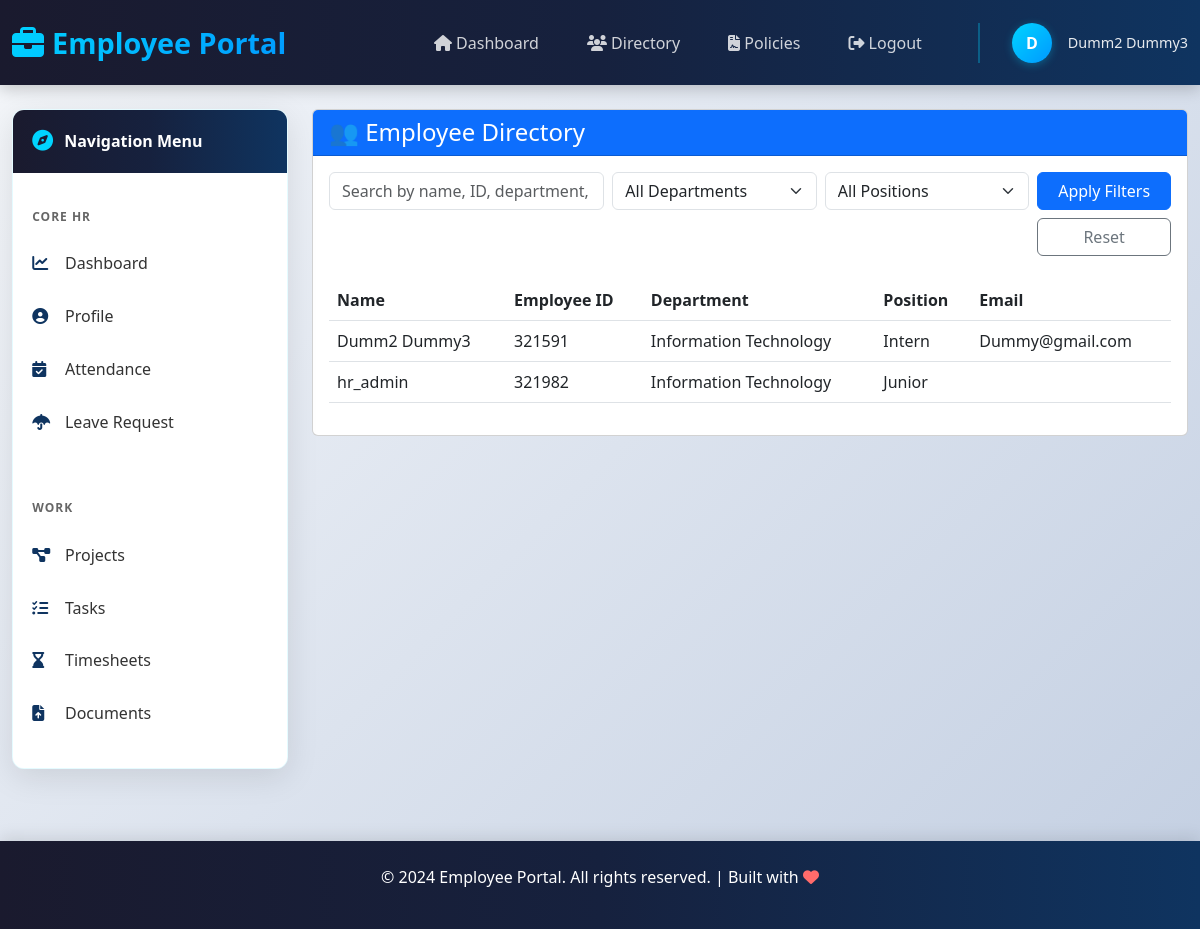
Page /accounts/directory/ (signed in) on the committed database.
### accounts/models.py (models this page shows, shortened)
class CustomUser(AbstractUser):
    ROLE_CHOICES = (
        ('HR', 'HR Admin'),
        ('MANAGER', 'Manager'),
        ('CEO', 'CEO'),
    )
    role = models.CharField(max_length=20, choices=ROLE_CHOICES)

class Employee(models.Model):
    DEPARTMENT_CHOICES = [
        ('HR', 'Human Resources'),
        ('IT', 'Information Technology'),
        ('SALES', 'Sales'),
        ('MARKETING', 'Marketing'),
        ('FINANCE', 'Finance'),
        ('OPS', 'Operations'),
    ]
    POSITION_CHOICES = [
        ('INTERN', 'Intern'),
        ('JUNIOR', 'Junior'),
        ('SENIOR', 'Senior'),
        ('LEAD', 'Lead'),
        ('MANAGER', 'Manager'),
        ('DIRECTOR', 'Director'),
    ]
    GENDER_CHOICES = [
        ('M', 'Male'),
        ('F', 'Female'),
        ('O', 'Other'),
    ]
    user = models.OneToOneField(settings.AUTH_USER_MODEL, on_delete=models.CASCADE, related_name='employee')
    employee_id = models.CharField(max_length=20, unique=True)
    department = models.CharField(max_length=20, choices=DEPARTMENT_CHOICES)
    position = models.CharField(max_length=20, choices=POSITION_CHOICES)
    phone_number = models.CharField(max_length=15, blank=True)
    gender = models.CharField(max_length=1, choices=GENDER_CHOICES, blank=True)
    date_of_birth = models.DateField(null=True, blank=True)
    address = models.TextField(blank=True)
    city = models.CharField(max_length=50, blank=True)
    state = models.CharField(max_length=50, blank=True)
    zip_code = models.CharField(max_length=10, blank=True)
    date_joined = models.DateField(auto_now_add=True)
    salary = models.DecimalField(max_digits=10, decimal_places=2, null=True, blank=True)
    manager = models.ForeignKey('self', null=True, blank=True, on_delete=models.SET_NULL, related_name='subordinates')
    is_active = models.BooleanField(default=True)
    profile_photo = models.ImageField(upload_to='employee_photos/', null=True, blank=True)
    created_at = models.DateTimeField(auto_now_add=True)
    updated_at = models.DateTimeField(auto_now=True)
    class Meta:
        ordering = ['employee_id']

### accounts/views.py (the view, shortened to what this page needs)
# urls.py: path('directory/', views.directory_view, name='directory'),
@login_required(login_url='login')
def directory_view(request):
    query = request.GET.get('search', '')
    department = request.GET.get('department', '')
    position = request.GET.get('position', '')
    employees = Employee.objects.select_related('user').all()
    if department:
        employees = employees.filter(department=department)
    if position:
        employees = employees.filter(position=position)
    context = {
        'employees': employees,
        'search_query': query,
        'selected_department': department,
        'selected_position': position,
        'departments': Employee.DEPARTMENT_CHOICES,
        'positions': Employee.POSITION_CHOICES,
    }
    return render(request, 'accounts/directory.html', context)

### accounts/templates/accounts/directory.html (shortened to what this page needs)
{% extends 'base.html' %}
{% block content %}
<div class="row">
    <div class="col-12 mb-4">
        <div class="card">
            <div class="card-header bg-primary text-white">
                <h4 class="mb-0">👥 Employee Directory</h4>
            </div>
            <div class="card-body">
                <form method="get" class="row g-2 mb-4">
                    <div class="col-md-4">
                        <input type="text" name="search" class="form-control" placeholder="Search by name, ID, department, or position" value="{{ search_query }}">
                    </div>
                    <div class="col-md-3">
                        <select name="department" class="form-select">
                            <option value="">All Departments</option>
                        </select>
                    </div>
                    <div class="col-md-3">
                        <select name="position" class="form-select">
                            <option value="">All Positions</option>
                        </select>
                    </div>
                    <div class="col-md-2 d-grid gap-2">
                        <button type="submit" class="btn btn-primary w-100">Apply Filters</button>
                        <a href="{% url 'directory' %}" class="btn btn-outline-secondary w-100">Reset</a>
                    </div>
                </form>
                <div class="table-responsive">
                    <table class="table table-hover">
                        <thead>
                            <tr>
                                <th>Name</th>
                                <th>Employee ID</th>
                                <th>Department</th>
                                <th>Position</th>
                                <th>Email</th>
                            </tr>
                        </thead>
                        <tbody>
                            {% for employee in employees %}
                            <tr>
                                <td>{{ employee.user.get_full_name|default:employee.user.username }}</td>
                                <td>{{ employee.employee_id }}</td>
                                <td>{{ employee.get_department_display }}</td>
                                <td>{{ employee.get_position_display }}</td>
                                <td>{{ employee.user.email }}</td>
                            </tr>
                            {% endfor %}
                        </tbody>
                    </table>
                </div>
            </div>
        </div>
    </div>
</div>
{% endblock %}

### templates/base.html (shortened to what this page needs)
<!DOCTYPE html>
<html lang="en">
<head>
    <link href="https://cdn.jsdelivr.net/npm/bootstrap@5.3.0/dist/css/bootstrap.min.css" rel="stylesheet">
    <link rel="stylesheet" href="https://cdnjs.cloudflare.com/ajax/libs/font-awesome/6.4.0/css/all.min.css">
</head>
<body>
    <nav class="navbar navbar-expand-lg navbar-dark">
        <div class="container-fluid">
            <a class="navbar-brand" href="{% url 'dashboard' %}">
                <i class="fas fa-briefcase"></i>
                <span>Employee Portal</span>
            </a>
            <div class="collapse navbar-collapse" id="navbarNav">
                <ul class="navbar-nav ms-auto">
                    {% if user.is_authenticated %}
                        <li class="nav-item">
                            <a class="nav-link" href="{% url 'dashboard' %}">
                                <i class="fas fa-home"></i> Dashboard
                            </a>
                        </li>
                        <li class="nav-item">
                            <a class="nav-link" href="{% url 'directory' %}">
                                <i class="fas fa-users"></i> Directory
                            </a>
                        </li>
                        <li class="nav-item">
                            <a class="nav-link" href="{% url 'policies' %}">
                                <i class="fas fa-file-contract"></i> Policies
                            </a>
                        </li>
                        <li class="nav-item">
                            <a class="nav-link" href="{% url 'logout' %}">
                                <i class="fas fa-sign-out-alt"></i> Logout
                            </a>
                        </li>
                    {% endif %}
                </ul>
                {% if user.is_authenticated %}
                <div class="navbar-user">
                    <div class="user-avatar">
                        {{ user.first_name|first|upper }}
                    </div>
                    <div class="username">
                        {{ user.get_full_name|default:user.username }}
                    </div>
                </div>
                {% endif %}
            </div>
        </div>
    </nav>
    <div class="container-fluid mt-4">
        <div class="row">
            {% if user.is_authenticated %}
            <aside class="col-lg-3 mb-4">
                <div class="card sidebar-card sticky-top" style="top: 20px;">
                    <div class="sidebar-header">
                        <i class="fas fa-compass"></i>
                        Navigation Menu
                    </div>
                    <div class="nav-section">
                        <div class="nav-section-title">Core HR</div>
                        <div class="list-group list-group-flush">
                            <a class="list-group-item" href="{% url 'dashboard' %}">
                                <i class="fas fa-chart-line"></i> Dashboard
                            </a>
                            <a class="list-group-item" href="{% url 'profile' %}">
                                <i class="fas fa-user-circle"></i> Profile
                            </a>
                            <a class="list-group-item" href="{% url 'attendance' %}">
                                <i class="fas fa-calendar-check"></i> Attendance
                            </a>
                            <a class="list-group-item" href="{% url 'leave_request' %}">
                                <i class="fas fa-umbrella"></i> Leave Request
                            </a>
                        </div>
                    </div>
                    <div class="nav-section">
                        <div class="nav-section-title">Work</div>
                        <div class="list-group list-group-flush">
                            <a class="list-group-item" href="{% url 'projects' %}">
                                <i class="fas fa-project-diagram"></i> Projects
                            </a>
                            <a class="list-group-item" href="{% url 'tasks' %}">
                                <i class="fas fa-tasks"></i> Tasks
                            </a>
                            <a class="list-group-item" href="{% url 'timesheets' %}">
                                <i class="fas fa-hourglass-end"></i> Timesheets
                            </a>
                            <a class="list-group-item" href="{% url 'documents' %}">
                                <i class="fas fa-file-upload"></i> Documents
                            </a>
                        </div>
                    </div>
                    <div class="nav-section">
                    </div>
                </div>
            </aside>
            <main class="col-lg-9">
            {% else %}
            <main class="col-12">
            {% endif %}
                {% block content %}{% endblock %}
            </main>
        </div>
    </div>
    <footer class="text-white text-center py-4 mt-5">
        <p>&copy; 2024 Employee Portal. All rights reserved. | Built with <i class="fas fa-heart" style="color: #ff6b6b;"></i></p>
    </footer>
</body>
</html>

### templates/base.html (style rules this page uses)
* { transition: all 0.3s ease; }
body { background: linear-gradient(135deg, #f5f7fa 0%, #c3cfe2 100%); min-height: 100vh; }
.navbar { background: linear-gradient(90deg, #1a1a2e 0%, #16213e 50%, #0f3460 100%); box-shadow: 0 4px 15px rgba(0, 0, 0, 0.2); padding: 1rem 0; position: sticky; top: 0; z-index: 1030; }
.navbar-brand { font-size: 1.8rem; font-weight: 700; background: linear-gradient(135deg, #00d4ff, #0099ff); -webkit-background-clip: text; -webkit-text-fill-color: transparent; background-clip: text; margin-right: 2rem; display: flex; align-items: center; gap: 0.5rem; }
.navbar-brand i { font-size: 2rem; }
.nav-link { color: rgba(255, 255, 255, 0.8) !important; font-weight: 500; margin: 0 0.5rem; position: relative; padding: 0.5rem 1rem !important; border-radius: 0.3rem; }
.nav-link::after { content: ''; position: absolute; bottom: 0; left: 1rem; width: 0; height: 2px; background: linear-gradient(90deg, #00d4ff, #0099ff); transition: width 0.3s ease; }
.navbar-user { display: flex; align-items: center; gap: 1rem; margin-left: 2rem; padding-left: 2rem; border-left: 2px solid rgba(0, 212, 255, 0.3); }
.navbar-user .user-avatar { width: 40px; height: 40px; border-radius: 50%; background: linear-gradient(135deg, #00d4ff, #0099ff); display: flex; align-items: center; justify-content: center; color: white; font-weight: bold; box-shadow: 0 2px 8px rgba(0, 212, 255, 0.3); }
.navbar-user .username { color: rgba(255, 255, 255, 0.9); font-weight: 500; font-size: 0.9rem; }
.sidebar-card { background: white; border-radius: 12px; box-shadow: 0 8px 32px rgba(0, 0, 0, 0.1); overflow: hidden; max-height: calc(100vh - 140px); overflow-y: auto; border: 1px solid rgba(0, 212, 255, 0.1); }
.sidebar-header { background: linear-gradient(90deg, #1a1a2e 0%, #16213e 50%, #0f3460 100%); color: white; padding: 1.2rem; font-weight: 700; display: flex; align-items: center; gap: 0.7rem; }
.sidebar-header i { font-size: 1.3rem; color: #00d4ff; }
.nav-section { padding: 1rem 0; }
.nav-section-title { padding: 0.7rem 1.2rem; color: #666; font-size: 0.75rem; font-weight: 700; text-transform: uppercase; letter-spacing: 1px; margin-top: 0.5rem; }
.list-group-item { border: none; border-left: 3px solid transparent; padding: 0.9rem 1.2rem; color: #333; display: flex; align-items: center; gap: 0.8rem; font-weight: 500; position: relative; }
.list-group-item i { width: 20px; color: #0f3460; font-size: 1rem; }
main { animation: fadeIn 0.5s ease; }
.sticky-top { top: 20px; }
footer { background: linear-gradient(90deg, #1a1a2e 0%, #16213e 50%, #0f3460 100%); margin-top: 4rem; box-shadow: 0 -4px 15px rgba(0, 0, 0, 0.1); }

### rows in the picture
CustomUser: first_name|first "D", get_full_name "Dumm2 Dummy3"
Employee: user.get_full_name "Dumm2 Dummy3", employee_id "321591", department "Information Technology", position "Intern", user.email "Dummy@gmail.com"
Employee: user.get_full_name "hr_admin", employee_id "321982", department "Information Technology", position "Junior"
